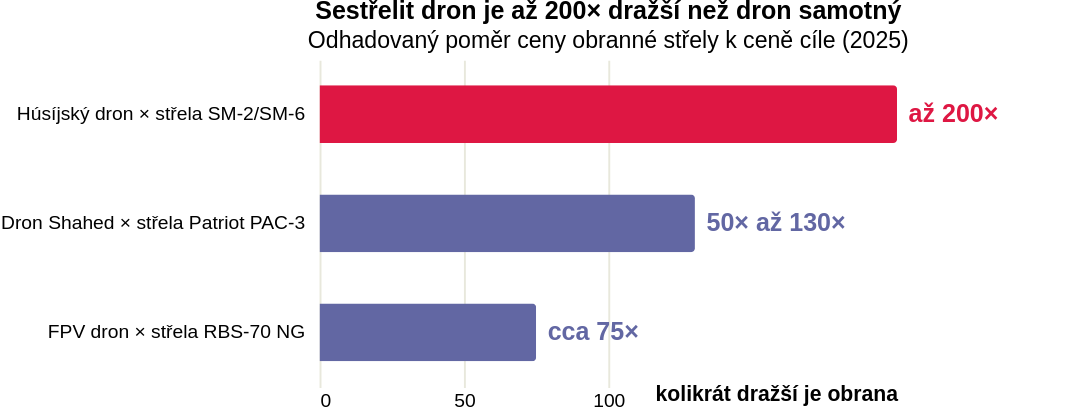

Vega-Lite specification stored for this chart:
### Vega-Lite specification from a JSON file in a GitHub repository (floating-point values rounded to 4 significant figures)
{"_source": "CSIS Epic Fury; Reuters k PAC-3 MSE kontraktu 2025; War on the Rocks k nákladům střel; Pozn.: Poměry jsou orientační intervaly, ceny střel a dronů nejsou vždy zcela metodicky srovnatelné.", "$schema": "https://vega.github.io/schema/vega-lite/v5.json", "description": "Poměr ceny obranné střely k ceně sestřelovaného dronu", "title": {"text": "Sestřelit dron je až 200× dražší než dron samotný", "subtitle": "Odhadovaný poměr ceny obranné střely k ceně cíle (2025)"}, "height": 170, "data": {"values": [{"duel": "Húsíjský dron × střela SM-2/SM-6", "ratio": 200, "label": "až 200×", "poradi": 1, "zvyraznit": "ano"}, {"duel": "Dron Shahed × střela Patriot PAC-3", "ratio": 130, "label": "50× až 130×", "poradi": 2, "zvyraznit": "ne"}, {"duel": "FPV dron × střela RBS-70 NG", "ratio": 75, "label": "cca 75×", "poradi": 3, "zvyraznit": "ne"}]}, "layer": [{"mark": {"type": "bar", "cornerRadiusEnd": 2, "height": 30}, "encoding": {"y": {"field": "duel", "type": "nominal", "sort": ["Húsíjský dron × střela SM-2/SM-6", "Dron Shahed × střela Patriot PAC-3", "FPV dron × střela RBS-70 NG"], "title": null, "axis": {"domain": false, "ticks": false, "labelPadding": 8, "labelLimit": 300}}, "x": {"field": "ratio", "type": "quantitative", "title": "kolikrát dražší je obrana", "axis": {"grid": true, "gridColor": "#e8e8dc", "domain": false, "ticks": false, "values": [0, 50, 100], "titleAngle": 0, "titleAnchor": "end", "titleAlign": "right", "titlePadding": -14, "titleFontWeight": "bold"}}, "color": {"field": "zvyraznit", "type": "nominal", "legend": null, "scale": {"domain": ["ano", "ne"], "range": ["#de1743", "#6267a3"]}}, "tooltip": [{"field": "duel", "title": "Souboj"}, {"field": "label", "title": "Poměr cen"}]}}, {"mark": {"type": "text", "align": "left", "dx": 6, "fontWeight": "bold", "fontSize": 13}, "encoding": {"y": {"field": "duel", "type": "nominal", "sort": ["Húsíjský dron × střela SM-2/SM-6", "Dron Shahed × střela Patriot PAC-3", "FPV dron × střela RBS-70 NG"]}, "x": {"field": "ratio", "type": "quantitative"}, "text": {"field": "label"}, "color": {"field": "zvyraznit", "type": "nominal", "legend": null, "scale": {"domain": ["ano", "ne"], "range": ["#de1743", "#6267a3"]}}}}], "config": {"view": {"stroke": "transparent"}}, "padding": {"right": 48}}
